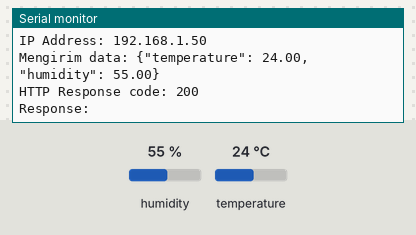
A sketch run on a simulated ESP32. Shown: the last lines printed to the serial monitor. The test bench sets the inputs (shaded band); at power-on: humidity 55 %, temperature 24 °C. WiFi joins after 1.5 s; servers stay silent unless stated; uploads are accepted with an empty reply.

Above: at 3.2 s.
3.3 s: humidity set to 22 %
14.7 s: temperature set to 12 °C
At 17.37 s:
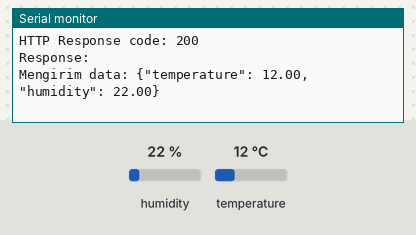
26.1 s: humidity set to 40 %
At 33.5 s:
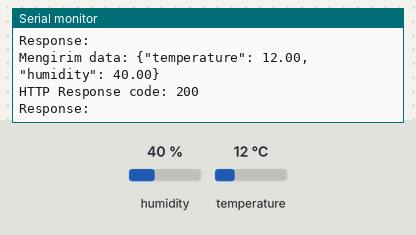

The sketch:

esp32.ino
```cpp
#include <WiFi.h>
#include <HTTPClient.h>
#include <DHT.h>

// Konfigurasi WiFi
const char* ssid = "Minyi";          // Ganti dengan SSID WiFi Anda
const char* password = "lcdi2c8gb";  // Ganti dengan password WiFi Anda

// Konfigurasi DHT
#define DHTPIN 4 // Pin data DHT
#define DHTTYPE DHT22
DHT dht(DHTPIN, DHTTYPE);

void setup() {
  Serial.begin(115200);
  dht.begin();

  // Hubungkan ke WiFi
  Serial.println("Menghubungkan ke WiFi...");
  WiFi.begin(ssid, password);
  while (WiFi.status() != WL_CONNECTED) {
    delay(1000);
    Serial.print(".");
  }
  Serial.println("\nWiFi Terhubung!");
  Serial.print("IP Address: ");
  Serial.println(WiFi.localIP());
}

void loop() {
  if (WiFi.status() == WL_CONNECTED) {
    HTTPClient http;

    // Ganti dengan IP dan port server Flask
    http.begin("http://192.168.43.36:5000/sensor-data");
    http.addHeader("Content-Type", "application/json");

    // Baca data dari DHT
    float suhu = dht.readTemperature();
    float kelembapan = dht.readHumidity();

    // Cek validitas data
    if (isnan(suhu) || isnan(kelembapan)) {
      Serial.println("Gagal membaca data dari sensor DHT!");
      delay(5000);
      return;
    }

    // Buat JSON data
    String jsonData = "{\"temperature\": " + String(suhu) + ", \"humidity\": " + String(kelembapan) + "}";
    Serial.println("Mengirim data: " + jsonData);

    // Kirim POST request
    int httpResponseCode = http.POST(jsonData);

    // Tampilkan hasil pengiriman
    if (httpResponseCode > 0) {
      Serial.print("HTTP Response code: ");
      Serial.println(httpResponseCode);
      String response = http.getString();
      Serial.println("Response: " + response);
    } else {
      Serial.print("Error mengirim data. HTTP code: ");
      Serial.println(httpResponseCode);
    }

    http.end();
  } else {
    Serial.println("WiFi tidak terhubung!");
  }

  delay(15000); // Interval pengiriman data
}
```

Measured:
- after the input at 14.7 s, the serial monitor: prints a new line after 2.5 s (image 1)
- after the input at 26.1 s, the serial monitor: prints a new line after 6.3 s (image 2)
